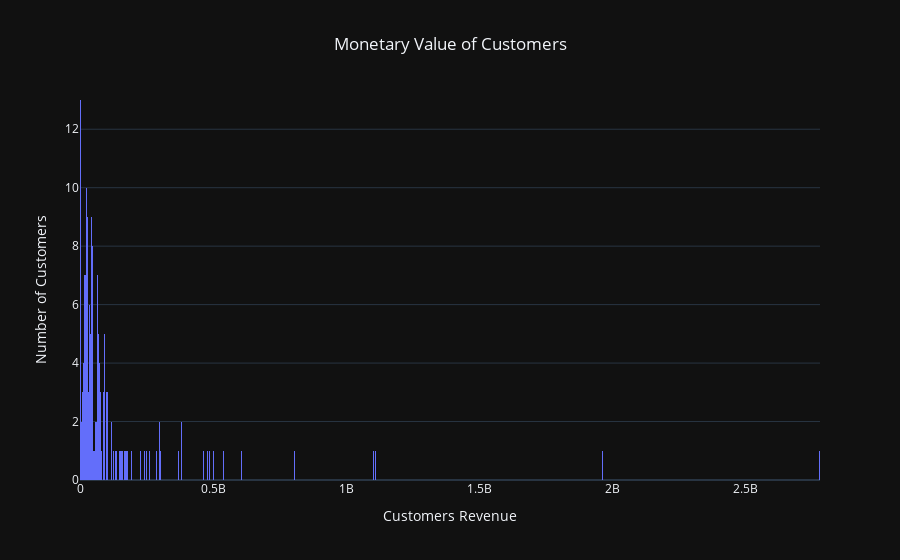

Here is the notebook cell this chart was saved with:
### Code cell
# plot histogram
hist_fig = px.histogram(x=ctm_dt['Sales'], 
                        title="Monetary Value of Customers", 
                        template= "plotly_dark" 
                       )

hist_fig.update_layout(title_x=0.5, 
                       xaxis_title="Customers Revenue", 
                       yaxis_title="Number of Customers"
                      )
hist_fig.update_yaxes(range = [0,13])
hist_fig.show(config={'displaylogo': False})

### Figure 1 — Plotly figure (JSON) as saved in the notebook; plotly's stock layout.template omitted (floating-point values rounded to 4 significant figures; data arrays with more than 128 entries replaced by an {"elided": "..."} marker saying what was removed)
{"data": [{"alignmentgroup": "True", "bingroup": "x", "hovertemplate": "x=%{x}<br>count=%{y}<extra></extra>", "legendgroup": "", "marker": {"color": "#636efa", "pattern": {"shape": ""}}, "name": "", "offsetgroup": "", "orientation": "v", "showlegend": false, "type": "histogram", "x": {"elided": "17019 int values"}, "xaxis": "x", "yaxis": "y"}], "layout": {"barmode": "relative", "legend": {"tracegroupgap": 0}, "title": {"text": "Monetary Value of Customers", "x": 0.5}, "xaxis": {"anchor": "y", "domain": [0, 1], "title": {"text": "Customers Revenue"}}, "yaxis": {"anchor": "x", "domain": [0, 1], "range": [0, 13], "title": {"text": "Number of Customers"}}}}
